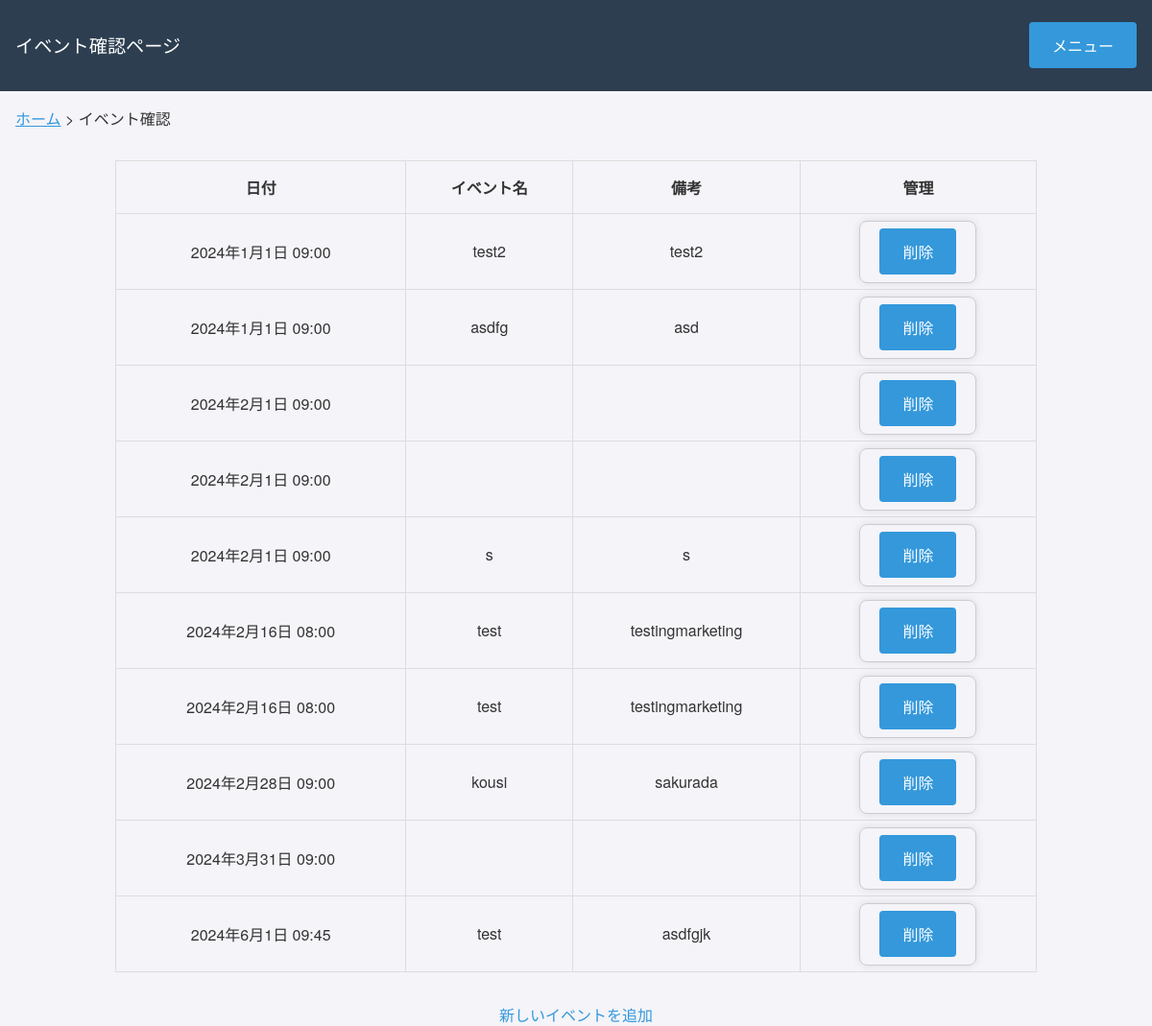
Before: /app/event/ with the older database file.
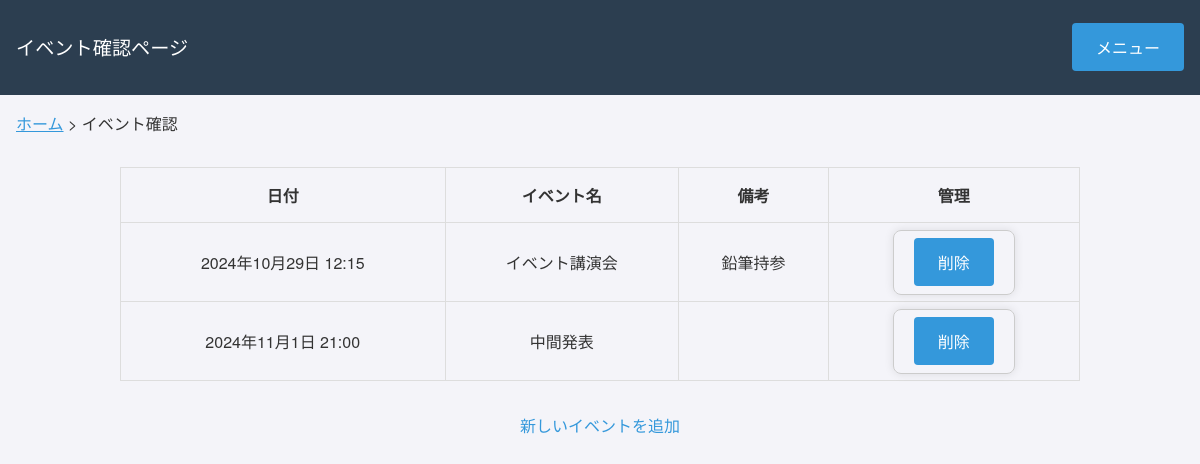
After: the same page with the newer database file.
### app/models.py (models this page shows, shortened)
class Event(models.Model):
    event_date = models.DateTimeField()  # 日付と開始時間を保存
    event_name = models.CharField(max_length=200)  # イベント名
    event_note = models.TextField(blank=True, null=True)  # 備考（任意）

### app/views.py (the view)
# urls.py: path('event/', views.event_list, name='event'),  # イベント一覧
def event_list(request):
    events = Event.objects.all().order_by('event_date')
    context = {
        'events': events
    }
    return render(request, 'app/event.html', context)

### app/templates/app/event.html (shortened to what this page needs)
<!DOCTYPE html>
<html lang="ja">
<head>
    {% load static %}
    <link rel="stylesheet" type="text/css" href="{% static 'styles.css' %}">
</head>
<body>
    <div class="navbar">
        <p class="welcome-message"><big>イベント確認ページ</big></p>
        <div class="dropdown">
            <button>メニュー</button>
        </div>
    </div>
    <div class="breadcrumb" style="text-align: left; margin-left: 1rem; margin-top: 1rem; font-size: 1rem;">
        <a href="{% url 'home' %}" style="text-decoration: underline;">ホーム</a> > イベント確認
    </div>
    <p>
    <div class="event_table">
	    <table>
	        <thead>
	            <tr>
	                <th>日付</th>
	                <th>イベント名</th>
	                <th>備考</th>
	                <th>管理</th>
	            </tr>
	        </thead>
	        <tbody>
	            {% for event in events %}
	            <tr>
	                <td>{{ event.event_date|date:"Y年n月j日 H:i" }}</td>
	                <td>{{ event.event_name }}</td>
	                <td>{{ event.event_note }}</td>
	                <td>
	                    <form method="post" action="{% url 'delete_event' event.id %}" style="display: inline;">
	                        <button type="submit" onclick="return confirm('本当に削除しますか？')">削除</button>
	                    </form>
	                </td>
	            </tr>
	            {% empty %}
	            <tr>
	                <td colspan="4">イベントはありません。</td>
	            </tr>
	            {% endfor %}
	        </tbody>
    	</table>
	</div>
    <a href="{% url 'add_event' %}">新しいイベントを追加</a>
</body>
</html>

### static/styles.css (style rules this page uses)
body { font-family: 'Helvetica Neue', Arial, sans-serif; margin: 0; padding: 0; background-color: #f4f4f9; color: #333; text-align: center; }
p { line-height: 1.6; margin-bottom: 1rem; }
a { color: #3498db; text-decoration: none; }
.navbar { background-color: #2c3e50; padding: 1rem; display: flex; justify-content: flex-end; align-items: center; }
.dropdown { position: relative; display: inline-block; }
form { width: 300px; margin: 50px auto; padding: 20px; border: 1px solid #ccc; border-radius: 8px; box-shadow: 0px 0px 10px rgba(0, 0, 0, 0.1); }
button { background-color: #3498db; color: white; border: none; padding: 0.75rem 1.5rem; font-size: 1rem; border-radius: 4px; cursor: pointer; transition: background-color 0.3s ease; }
.navbar { background-color: #2c3e50; padding: 1rem; display: flex; justify-content: flex-start; align-items: center; }
.welcome-message { color: #ffffff; margin-right: auto; }
.event_table { display: flex; justify-content: center; margin: 2rem auto; width: 100%; }
table { max-width: 80%; width: 100%; border-collapse: collapse; margin: 0 auto; }
th, td { padding: 15px 10px; border: 1px solid #ddd; text-align: center; }

Changed rows visible on the page:
removed Event: event_date "2024年1月1日 09:00", event_name "test2", event_note "test2"
removed Event: event_date "2024年1月1日 09:00", event_name "asdfg", event_note "asd"
removed Event: event_date "2024年2月1日 09:00"
removed Event: event_date "2024年2月1日 09:00"
removed Event: event_date "2024年2月1日 09:00", event_name "s", event_note "s"
removed Event: event_date "2024年2月16日 08:00", event_name "test", event_note "testingmarketing"
removed Event: event_date "2024年2月16日 08:00", event_name "test", event_note "testingmarketing"
removed Event: event_date "2024年2月28日 09:00", event_name "kousi", event_note "sakurada"
removed Event: event_date "2024年3月31日 09:00"
removed Event: event_date "2024年6月1日 09:45", event_name "test", event_note "asdfgjk"
added Event: event_date "2024年10月29日 12:15", event_name "イベント講演会", event_note "鉛筆持参"
added Event: event_date "2024年11月1日 21:00", event_name "中間発表"
